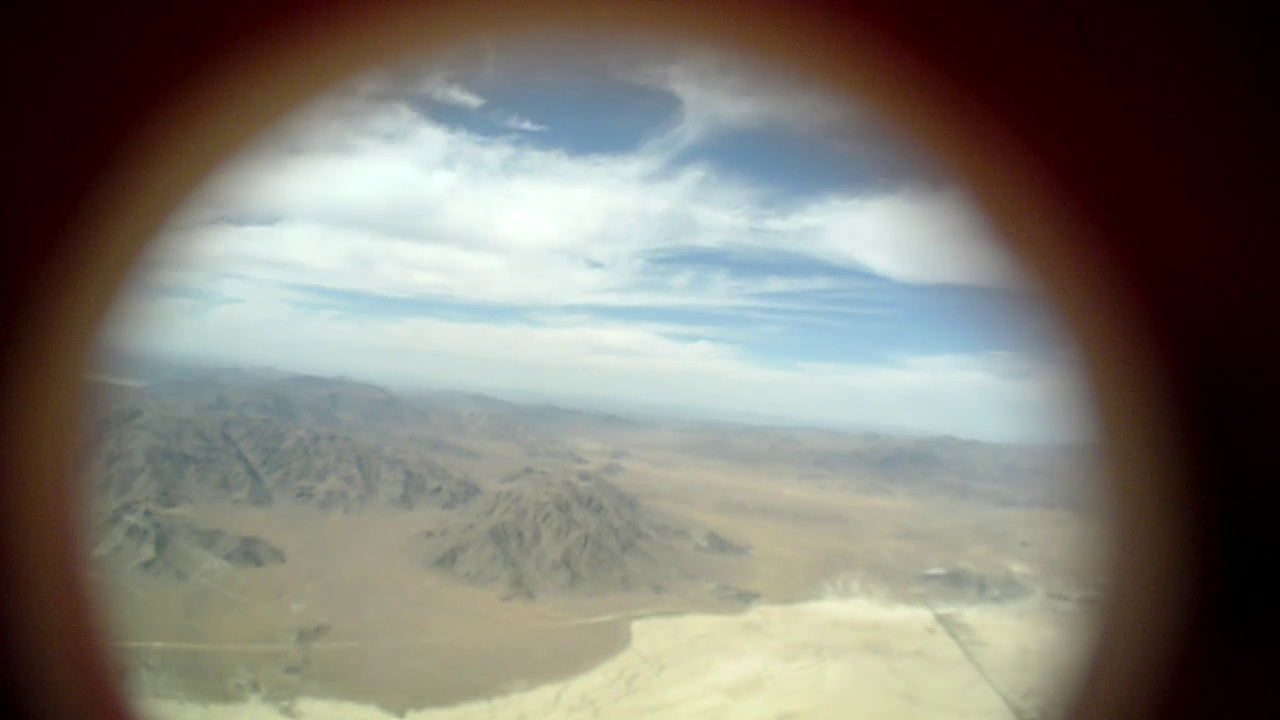
#> input picture DiffGeo Midterm Latex/frame1_r.jpg, 1280 x 720 px, given in place of MINI0010.AVI, which was not available
$ python process_rocket_vids.py
#> lines starting #> are read from the running program, lines starting #| are printed output that depends on the picture; after the words box and inside, x2 and y2 are one past the last pixel; in counts of white or black regions, pixels touching at a corner belong together; pictures that were not available may be replaced by others from this repository, and a replacement may not be noted
#!/usr/bin/env python3
'''
    File name: process_rocket_vids.py

    Author: Tim Player
    Date created: 04/28/2019
    Python Version: 3

    Note: debug functionality through pdb.
'''

from imutils.video import VideoStream
import imutils
import cv2
import numpy as np
import pdb
import os
from functools import reduce
import csv

def main():
    """
    Selects two camera videos and runs through them, identifying the horizon and printing it to an output file.
    Prints the horizons from both cameras to the output-horizon file. Note: it will probably overwrite the file if you run it for both flights. The format for this file is, as defined at the end of the main loop, [fnum, x0, y0, x1, y1, x0, y0, x1, y1], where the first two points are from Cam1 and the second two points are from Cam2.
    """
    # designate filestrings depending on which flight we are looking at
    flight = 'flight2'
    if flight == 'flight3':
        cam1filestring = r"Cam1_third_launch/MINI0001.AVI"
        cam2filestring = r"Cam2_third_launch/MINI0001.AVI"
        outputfolderstring = r"/Flight3_launch"

        cam1startframe = 16379  # roughly 9 minutes in
        cam2startframe = 15726

    elif flight == 'flight2':
        cam1filestring = r"Cam1_second_launch/MINI0010.AVI"
        cam2filestring = r"Cam2_second_launch/MINI0009.AVI"

        cam1startframe = 24271
        cam2startframe = 24422

    # navigate to video files
    fileDir = os.path.dirname(os.path.realpath('__file__'))
    cam1path = os.path.join(fileDir, cam1filestring)
    cam2path = os.path.join(fileDir, cam2filestring)

    # play video
    vs1 = cv2.VideoCapture(cam1path)
    vs2 = cv2.VideoCapture(cam2path)

    # fast forward to frame where you start
    vs1.set(1, cam1startframe-1)
    vs2.set(1, cam2startframe-1)

    # define VideoWriter
    fname = os.path.join(fileDir, 'output.avi')

    global width, height
    width = int(vs1.get(cv2.CAP_PROP_FRAME_WIDTH))
    height = int(vs1.get(cv2.CAP_PROP_FRAME_HEIGHT))
    fps = 30
    writer = cv2.VideoWriter(
        filename=fname,
        fourcc=(ord('X') << 24) + (ord('V') << 16) +
        (ord('I') << 8) + ord('D'),
        fps=fps,
        frameSize=(width, height),
        isColor=1)

    # define horizon output file
    csvFile = open(fname.rpartition(".")[0] + "-horizon.txt", "w")
    csvWriter = csv.writer(csvFile)

    # Initialize windows
    windowNames = ['Cam1', 'Cam2']#, 'Fitted Line', 'Mask', 'M1', 'M2', 'M3', 'M4', 'Edges', 'Hcont']
    for wn in windowNames:
        cv2.namedWindow(wn, cv2.WINDOW_NORMAL)
        cv2.resizeWindow(wn, (600, 350))

    # Move relevant windows to forefront again
    cv2.moveWindow('Cam2', 300, 0)

    # Image processing loop
    fnum = 0
    while(vs1.isOpened() and vs2.isOpened()):
        fnum += 1

        # Print time and frame number
        time = fnum / 30.0
        c1frame = fnum + cam1startframe
        c2frame = fnum + cam2startframe
        #print(f'Time: {time: .4} \tCam1 Frame: {c1frame} \tCam2 Frame: {c2frame}')

        # Read frames
        ret, frame1 = vs1.read()
#> frame1 is the input picture: shape (720, 1280, 3); mean B, G, R 113.5, 122, 125.6
        ret, frame2 = vs2.read()

        #prepare processing parameters
        newwidth = int(width/4)
        newheight = int(height/4)

        # Define HSV colors of different scene items

        #clouds
        colorLower1=(0, 0, 179)
        colorHigher1=(82, 255, 255)

        #blue sky
        colorLower2=(2, 0, 153)
        colorHigher2=(19, 255, 252)

        # mountains
        colorLower3 = (9, 0, 115)
        colorHigher3 = (103, 78, 203)

        # sand
        colorLower4 = (77, 38, 163)
        colorHigher4 = (122, 100, 255)

        includeColors = [ (colorLower1, colorHigher1), (colorLower2, colorHigher2)]

        excludeColors = [ (colorLower3, colorHigher3), (colorLower4, colorHigher4)]

        # Identify and print horizons
        horiz1 = getHorizon(frame1, 'Cam1', includeColors, excludeColors, newwidth, newheight)

        horiz2 = getHorizon(frame2, 'Cam2', includeColors, excludeColors, newwidth, newheight)

        #pitch and yaw from:
        #https://www.grc.nasa.gov/WWW/K-12/rocket/rotations.html
        yaw = getYaw(horiz1, horiz2, 0)
        pitch = getPitch(horiz1, horiz2, 0)

        #write to csv
        row = [fnum, horiz1[0], horiz1[1], horiz1[2], horiz1[3], horiz2[0], horiz2[1], horiz2[2], horiz2[3]]

        csvWriter.writerow(row)

        key = cv2.waitKey(33) & 0xFF
        if key == ord('q'):
            break
        elif key == ord('p'):
            pdb.set_trace()


    vs1.release()
    vs2.release()
    csvFile.close()
    writer.release()
    cv2.destroyAllWindows()

def getYaw(horiz1, horiz2, expected_roll):
    """
    Returns the yaw in radians.

    Arguments:
        horiz1 {Tuple (x1, y1, x2, y2)} -- two points on the horizon of cam1
        horiz2 {Tuple (x1, y1, x2, y2)} -- two points on the horizon of cam2
        expected_roll {float} -- roll in radians (perhaps from magnetometer?)

    Returns:
        [float] -- yaw in radians as defined in https://www.grc.nasa.gov/WWW/K-12/rocket/rotations.html, where the pitch axis is out camera1.
    """
    # I have not implemented this yet.
    return None

def getPitch(horiz1, horiz2, expected_roll):
    """
    Returns the pitch in radians.

    Arguments:
        horiz1 {Tuple (x1, y1, x2, y2)} -- two points on the horizon of cam1
        horiz2 {Tuple (x1, y1, x2, y2)} -- two points on the horizon of cam2
        expected_roll {float} -- roll in radians (perhaps from magnetometer?)

    Returns:
        [float] -- pitch in radians as defined in https://www.grc.nasa.gov/WWW/K-12/rocket/rotations.html, where the pitch axis is out camera1.
    """
    # I have not implemented this yet.
    return None

def getMask(img, colorLower, colorHigher):
    """
    Finds the areas of an image falling between the color parameters colorLower and colorHigher. Pefforms erosion and dilation ("morphological restructuring") to make more uniform.

    Arguments:
        img {np.ndarray} -- the image of interest. Probably hsv.
        colorLower {Tuple (h, s, v)} -- hsv lower bound
        colorHigher {Tuple (h, s, v)} -- hsv higher bound

    Returns:
        [type] -- [description]
    """
    mask = cv2.inRange(img, colorLower, colorHigher)
    mask = cv2.erode(mask, None, iterations=2)
    mask = cv2.dilate(mask, None, iterations=2)
    return mask

def getHorizon(img, outputWindow, includeColors, excludeColors, newwidth, newheight, debug=False):
    """
    Finds the horizon, given two lists of colors that identify the sky and land. Returns two points on that horizon. Internally, the algorithm is roughly:

    1) make a mask that includes the sky but not the ground.
    2) find the edges of that mask
    3) pick the longest edge. Assume that contains the horizon.
    4) crop the image to only examine the central rectangle (and not the edges of the circular window)
    5) use Hough line transform to identify long straight line

    Arguments:
        img {np.ndarray} -- rgb image of interest
        outputWindow {String} -- Name of window to output to
        includeColors {List of Tuples } -- hsv colors to include in sky
        excludeColors {List of Tuples} -- hsv colors to exclude from sky
        newwidth {int} -- width to resize to
        newheight {int} -- height to resize to

    Keyword Arguments:
        debug {bool} -- Specifies whether to display intermediate steps of algorithm (default: {False})

    Returns:
        Tuple of Four Floats -- (x1, y1, x2, y2) coordinates of points that are on the identified horizon line
    """
#> called with outputWindow = 'Cam1', newwidth = 320, newheight = 180, debug = False

    # Downsample image
    img = cv2.resize(img, (newwidth, newheight), 0, 0, cv2.INTER_NEAREST)

    # Create masks based on HSV values in image
    hsv=cv2.cvtColor(img, cv2.COLOR_RGB2HSV)
#> hsv: shape (180, 320, 3); mean H, S, V 79.5, 93.8, 133.4

    #construct masks
    includeMasks = []
    for (lower, upper) in includeColors:
        includeMasks += [getMask(hsv, lower, upper)]
#> this loop made 2 passes
#> pass 1, in getMask, `mask = cv2.inRange(img, colorLower, colorHigher)`:
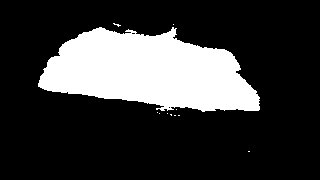
#> mask: shape (180, 320); 22.1% white; 11 white regions (10 under 20 px), largest, box (x1, y1, x2, y2) and area: (38, 27, 260, 112) 12728
#> after the loop, includeMasks = 2 items

    excludeMasks = []
    for (lower, upper) in excludeColors:
        excludeMasks += [getMask(hsv, lower, upper)]
#> after the loop, excludeMasks = 2 items

    # create a mask that includes cloud and blue sky but not sand or mountain
    mask = reduce(lambda x,y: x | y , includeMasks)
#> mask: shape (180, 320); 23.4% white; 1 white region, box (x1, y1, x2, y2) and area: (39, 25, 259, 111) 13507
    mask = reduce(lambda x,y: x & ~y, excludeMasks, mask)
#> mask: shape (180, 320); 20.1% white; 1 white region, box (x1, y1, x2, y2) and area: (45, 26, 253, 110) 11582

    # blur the mask for good measure
    mask=cv2.GaussianBlur(mask, (25, 25), 0)

    # Apply binary threshold for edgefinding
    ret, mask=cv2.threshold(mask, 127, 255, cv2.THRESH_BINARY)
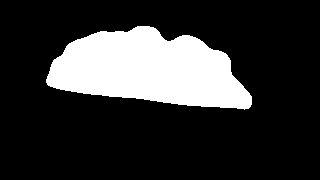
#> mask: shape (180, 320); 20.1% white; 1 white region, box (x1, y1, x2, y2) and area: (46, 26, 252, 110) 11553

    #extract the edges of the mask
    edges=auto_canny(mask)
#> in auto_canny, `v=np.median(image)`: v = 0
#> in auto_canny, `edged=cv2.Canny(image, lower, upper, apertureSize=3)`:
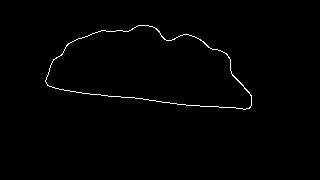
#> edged: shape (180, 320); 0.87% white in thin lines or dots, all inside (x1, y1, x2, y2) = (45, 25, 252, 110)

    #retain only the largest contour
    cnts = cv2.findContours(edges, cv2.RETR_TREE, cv2.CHAIN_APPROX_NONE)
#> cnts = 2 contours; box (x1, y1, x2, y2) and area: (45, 25, 252, 110) 11519, (45, 25, 252, 110) 11476
    contours = imutils.grab_contours(cnts)
#> contours has the same summary as cnts

    # Create blank "horizon contour" image
    hcont = np.zeros((newheight,newwidth), np.uint8)
    if len(contours) != 0:
        #find contour with max perimeter
        c= max(contours, key=lambda x: cv2.arcLength(x, False))
#> c = contour of 462 points, box (x1, y1, x2, y2) (45, 25, 252, 110), area 11519

        #draw the longest contour to the horizon contour
        cv2.drawContours(hcont, c, -1, 255, 3, maxLevel=1)
#> hcont: shape (180, 320); 4% white; 1 white region, box (x1, y1, x2, y2) and area: (43, 23, 254, 112) 2304
    else:
        print("No contours found.")

    # Only look at the contour in the center edge
    centermask = np.zeros((newheight,newwidth), np.uint8)
    center = (int(newwidth/2), int(newheight/2))
    upperLeft = (int(center[0] - newwidth/4), int(center[1] - newheight/4))
    lowerRight = (int(center[0] + newwidth/4), int(center[1] + newheight/4))
    cv2.rectangle(centermask, upperLeft, lowerRight, 255, -1)
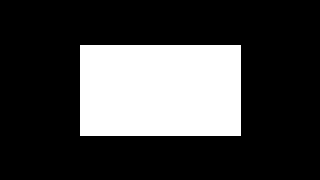
#> centermask: shape (180, 320); 25.4% white; 1 white region, box (x1, y1, x2, y2) and area: (80, 45, 241, 136) 14651
    hcont = hcont & centermask
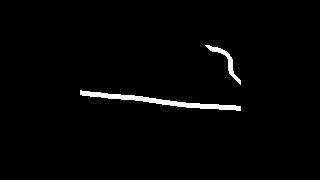
#> hcont: shape (180, 320); 1.8% white; 2 white regions, box (x1, y1, x2, y2) and area: (80, 90, 241, 111) 805, (205, 45, 241, 85) 244

    # Use Hough Line algorithm to find straight lines that are long enough
    minLineLength = 100
    maxLineGap = 200
    lines = cv2.HoughLinesP(hcont,rho=1,theta=np.pi/180,threshold=10,minLineLength=minLineLength,maxLineGap=maxLineGap)
#> lines = [[80, 91, 227, 109], [80, 93, 204, 108], [120, 94, 240, 110], [80, 92, 219, 109], [80, 90, 240, 107], [80, 94, 187, 107], [81, 90, 198, 105]]

    # Draw the fitted horizon on a copy of image
    imcopy=img.copy()
    if lines is not None:
        for x1, y1, x2, y2 in lines[0]:
            cv2.line(imcopy,(x1,y1),(x2,y2),(0,0,255),4)
#> this loop made 1 pass
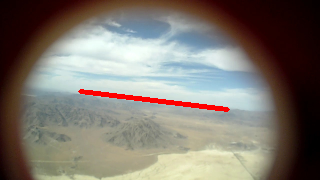
#> imcopy: shape (180, 320, 3); mean of channels 0, 1, 2 111, 119.5, 126.6; drawn as B, G, R

    else:
        print("No Hough lines found")
        x1, y1, x2, y2 = (-1, -1, -1, -1)

    cv2.imshow(outputWindow, imcopy)
    #display all the images for debugging
    if debug:
        # Initialize windows
        windowNames = ['Mask', 'M1', 'M2', 'M3', 'M4', 'Edges', 'Hcont']
        for wn in windowNames:
            cv2.namedWindow(wn, cv2.WINDOW_NORMAL)
            cv2.resizeWindow(wn, (600, 350))

        cv2.imshow('Mask', mask)
        cv2.imshow('M1', includeMasks[0])
        cv2.imshow('M2', includeMasks[1])
        cv2.imshow('M3', excludeMasks[0])
        cv2.imshow('M4', excludeMasks[1])
        cv2.imshow('Edges', edges)
        cv2.imshow('Hcont', hcont)

    return (x1, y1, x2, y2)


# https://www.pyimagesearch.com/2015/04/06/zero-parameter-automatic-canny-edge-detection-with-python-and-opencv/
def auto_canny(image, sigma=0.33):
    """
    Performs Canny edge detection on an image, automatically selecting the upper and lower threshold from the median values.

    Arguments:
        image {np.ndarray} -- image of interest. RGB, for instance.

    Keyword Arguments: Not sure what this is (default: {0.33})

    Returns:
        np.ndarray -- binary image with edges drawn I believe, you might want to check the Canny specs
    """
    # compute the median of the single channel pixel intensities
    v=np.median(image)

    # apply automatic Canny edge detection using the computed median
    lower=int(max(0, (1.0 - sigma) * v))
    upper=int(min(255, (1.0 + sigma) * v))
    edged=cv2.Canny(image, lower, upper, apertureSize=3)

    # return the edged image
    return edged

# Deprecated
# [9 lines left out: function trimCenter, not called in this run]

# Needed for Trackbar callback
def nothing(a):
    return

# Fiddle with values
# [61 lines left out: function adjustValues, not called in this run]

main()
#> in main, `horiz1 = getHorizon(frame1, 'Cam1', includeColors, excludeColors, neww..`: horiz1 = (80, 91, 227, 109)
#> the loop in getHorizon (call 2), `for (lower, upper) in excludeColors:` made 2 passes
#> pass 2, in getMask (call 8), `mask = cv2.dilate(mask, None, iterations=2)`:
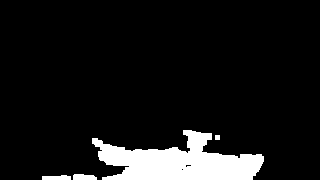
#> mask: shape (180, 320); 9% white; 4 white regions, box (x1, y1, x2, y2) and area: (92, 130, 264, 180) 4902, (73, 174, 97, 180) 125, (42, 175, 71, 180) 122, (215, 135, 220, 140) 25
#> the loop in getHorizon (call 2), `for x1, y1, x2, y2 in lines[0]:` made 1 pass
#> in main, `row = [fnum, horiz1[0], horiz1[1], horiz1[2], horiz1[3], horiz2[0], ho..`: row = [1, 80, 91, 227, 109, 80, 91, 227, 109]
#> (key q is pressed here)
